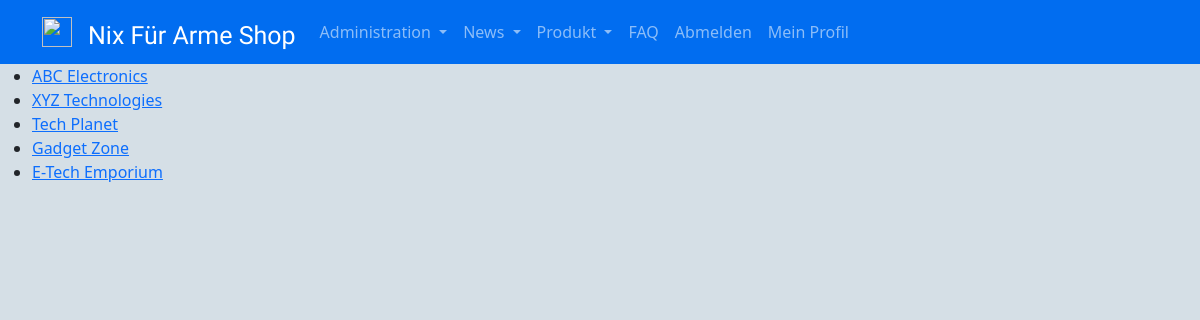
Screenshot of /inc/pgs/product_adminpage.php (signed in) with the database file from the repository.
### tables this page shows
CREATE TABLE `sellers` (
  `id` int(11) NOT NULL,
  `name` varchar(50) NOT NULL,
  `email` varchar(50) NOT NULL
);

### inc/pgs/product_adminpage.php (the view, shortened to what this page needs)
<?php
include '../includes/head.php';
require_once('../../config/dbaccess.php');
$db_obj = new mysqli($host, $user, $password, $database);
$sql = 'SELECT * FROM sellers';
$stmt = $db_obj->prepare($sql);
$stmt->execute();
$result = $stmt->get_result();
$sellers = $result->fetch_all(MYSQLI_ASSOC);
if (isset($_GET['seller_id'])) {
    $sql = 'SELECT * FROM products WHERE seller_id = ?';
    $stmt = $db_obj->prepare($sql);
    $stmt->bind_param('i', $_GET['seller_id']);
    $stmt->execute();
    $result = $stmt->get_result();
    $products = $result->fetch_all(MYSQLI_ASSOC);
  echo '<table>';
  echo '<tr><th>Name</th><th>Description</th><th>Price</th><th>Action</th></tr>';
  foreach ($products as $product) {
    echo '<tr>';
    echo '<td>' . $product['name'] . '</td>';
    echo '<td>' . $product['description'] . '</td>';
    echo '<td>' . $product['price'] . '</td>';
    echo '<td><a href="#" onclick="editProduct(' . $product['id'] . ')">Edit</a> <a href="#" onclick="deleteProduct(' . $product['id'] . ')">Delete</a></td>';
    echo '</tr>';
  }
  echo '</table>';
} else {
  echo '<ul>';
  foreach ($sellers as $seller) {
    echo '<li><a href="?seller_id=' . $seller['id'] . '">' . $seller['name'] . '</a></li>';
  }
  echo '</ul>';
}
?>

### rows the page displays
sellers: name "ABC Electronics"
sellers: name "XYZ Technologies"
sellers: name "Tech Planet"
sellers: name "Gadget Zone"
sellers: name "E-Tech Emporium"
